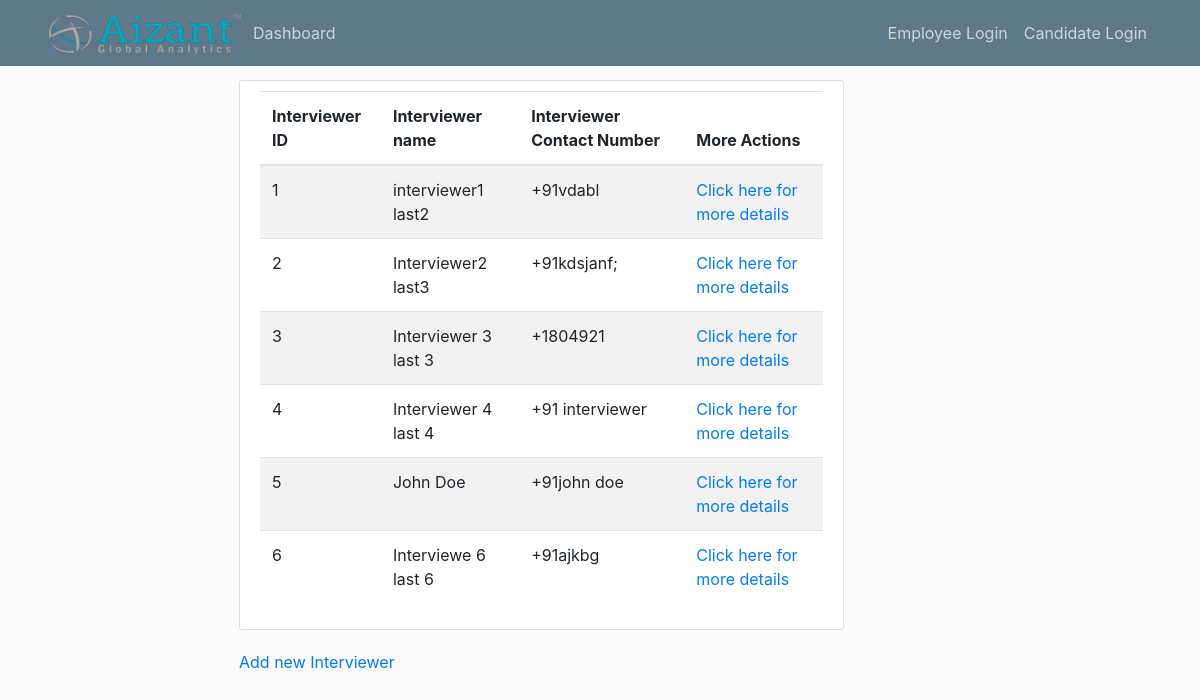
The app's page /interviewer/all, older data.
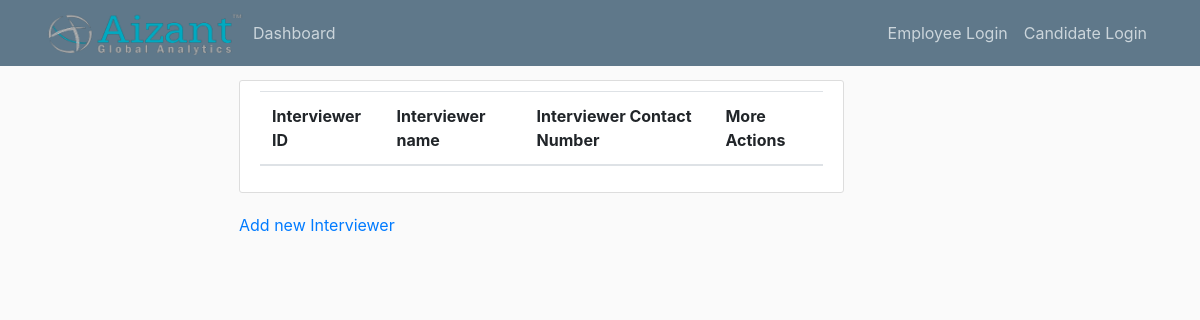
The same page, newer data.
### app/models.py (models this page shows, shortened)
class Interviewer(db.Model):
    id = db.Column(db.Integer, primary_key=True)
    employee_id = db.Column(db.Integer, db.ForeignKey('employee.id'))  # one to one with employee
    interviews = db.relationship('Interview', backref='interviewer')  # one to many relation with interview

class Employee(db.Model, UserMixin):
    id = db.Column(db.Integer, primary_key=True)
    first_name = db.Column(db.String(30))
    last_name = db.Column(db.String(30))
    contact_number = db.Column(db.String(10))
    email = db.Column(db.String(100), unique=True)
    password = db.Column(db.String(255))
    position = db.Column(db.String(20))
    role = db.Column(db.String(20))
    recruiter = db.relationship('Recruiter', backref='employee', uselist=False)
    interviewer = db.relationship('Interviewer', backref='employee', uselist=False)
    manager = db.relationship('Manager', backref='employee', uselist=False)

### app/routes.py (the view)
@app.route('/interviewer/all')
def view_all_interviewers():
    interviewers = Interviewer.query.all()
    metadata = {}
    for interviewer in interviewers:
        emp = Employee.query.filter_by(id=interviewer.employee_id).first()
        metadata[interviewer] = emp
    return render_template('view_interviewer_list.html', interviewers=interviewers, metadata=metadata)

### app/templates/view_interviewer_list.html
{% extends 'layout.html' %}
{% block content %}
    <div class="content-section">
        <table class="table table-striped">
            <thead>
                <tr>
                    <th scope="col">Interviewer ID</th>
                    <th scope="col">Interviewer name</th>
                    <th scope="col">Interviewer Contact Number</th>
                    <th scope="col">More Actions</th>
                </tr>
            </thead>
            <tbody>
                {% for interviewer in interviewers %}
                    <tr>
                        <td>{{ interviewer.id }}</td>
                        <td>{{ metadata[interviewer].first_name + ' ' + metadata[interviewer].last_name }}</td>
                        <td>{{ metadata[interviewer].contact_number }}</td>
                        <td><a href="#">Click here for more details</a> </td>
                    </tr>
                {% endfor %}
            </tbody>
        </table>
    </div>
    <p><a href="{{ url_for('create_new_interviewer') }}">Add new Interviewer</a> </p>
{% endblock %}

Row changes from the older to the newer data that the page shows:
removed Interviewer: id "1"
no longer on this page (row edited): Employee: first_name+last_name "interviewer1 last2", contact_number "+91vdabl"
removed Interviewer: id "2"
no longer on this page (row edited): Employee: first_name+last_name "Interviewer2 last3", contact_number "+91kdsjanf;"
removed Interviewer: id "3"
removed Employee: first_name+last_name "Interviewer 3 last 3", contact_number "+1804921"
removed Interviewer: id "4"
removed Employee: first_name+last_name "Interviewer 4 last 4", contact_number "+91 interviewer"
removed Interviewer: id "5"
removed Employee: first_name+last_name "John Doe", contact_number "+91john doe"
removed Interviewer: id "6"
removed Employee: first_name+last_name "Interviewe 6 last 6", contact_number "+91ajkbg"
